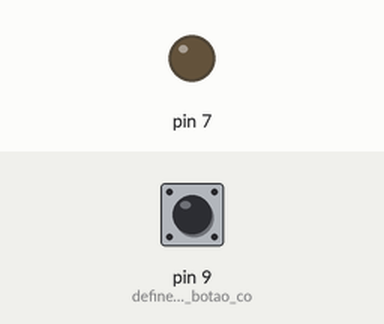
Simulated run of this sketch. Board: Arduino Uno, built with avr-gcc and run on an emulated ATmega328P. Shown: output pins drawn as LEDs (lit = HIGH). The inputs (shaded band) are chosen by the test bench; at power-on: pin 9 (define_o_pino_do_botao_co) HIGH.

Above: at 1.2 s.
1.3 s: pin 9 (define_o_pino_do_botao_co) pulled LOW for 0.15 s
At 1.37 s:
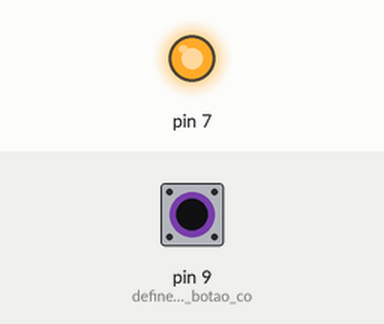
2.9 s: pin 9 (define_o_pino_do_botao_co) pulled LOW for 3.2 s
At 6.4 s:
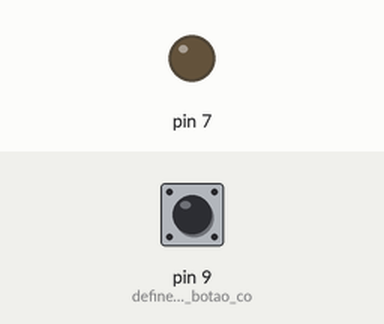
Timing chart, 0 to 7.9 s (numbered marks = the images above; inputs shaded):
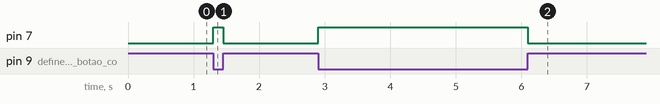

The sketch:

5-ledAcesoEnquantoPressionaBotao.ino
```cpp
void setup()
{
  pinMode(9, INPUT_PULLUP); // define o pino do botao como entrada "INPUT"
  pinMode(7, OUTPUT);
}

void loop()
{
  while(digitalRead(9) == LOW) { // Se o botão for pressionado
    digitalWrite(7, HIGH);
  }
  digitalWrite(7, LOW);
}
```

Measured:
- after the input at 1.3 s, pin 7: LOW → HIGH at once, → LOW 0.15 s later
- after the input at 2.9 s, pin 7: LOW → HIGH at once, → LOW 3.2 s later
